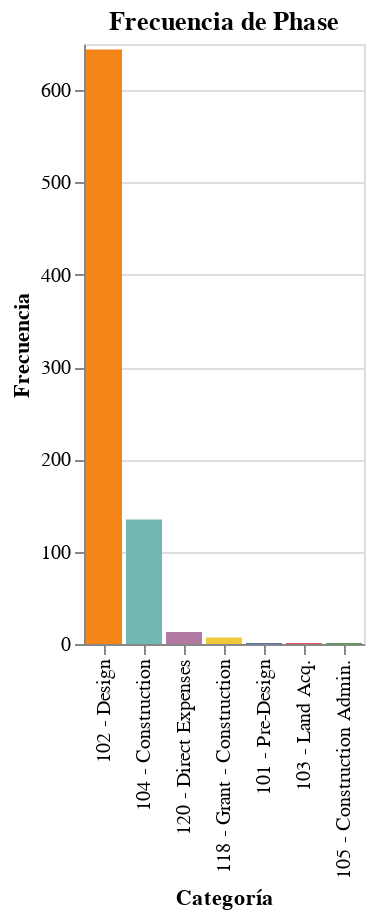

Notebook code cell kept with this figure:
### Code cell
# price, general plot
alt.Chart(source_phase).mark_bar().encode(
    alt.X('Phase',  sort='-y', title="Categoría"),
    alt.Y('Frequency', title="Frecuencia"),
    alt.Color('Phase', legend=None),
    tooltip=['Phase', 'Frequency']
).properties(title="Frecuencia de Phase")

### Figure 1 — Vega-Lite specification as saved in the notebook (floating-point values rounded to 4 significant figures)
{"config": {"view": {"continuousWidth": 300, "continuousHeight": 300}}, "data": {"name": "data-64bd37119e9ac9f7887dba52018f8bfb"}, "mark": {"type": "bar"}, "encoding": {"color": {"field": "Phase", "legend": null, "type": "nominal"}, "tooltip": [{"field": "Phase", "type": "nominal"}, {"field": "Frequency", "type": "quantitative"}], "x": {"field": "Phase", "sort": "-y", "title": "Categoría", "type": "nominal"}, "y": {"field": "Frequency", "title": "Frecuencia", "type": "quantitative"}}, "title": "Frecuencia de Phase", "$schema": "https://vega.github.io/schema/vega-lite/v5.14.1.json", "datasets": {"data-64bd37119e9ac9f7887dba52018f8bfb": [{"Phase": "102 - Design", "Frequency": 644}, {"Phase": "104 - Construction", "Frequency": 135}, {"Phase": "120 - Direct Expenses", "Frequency": 13}, {"Phase": "118 - Grant - Construction", "Frequency": 7}, {"Phase": "101 - Pre-Design", "Frequency": 1}, {"Phase": "103 - Land Acq.", "Frequency": 1}, {"Phase": "105 - Construction Admin.", "Frequency": 1}]}}
